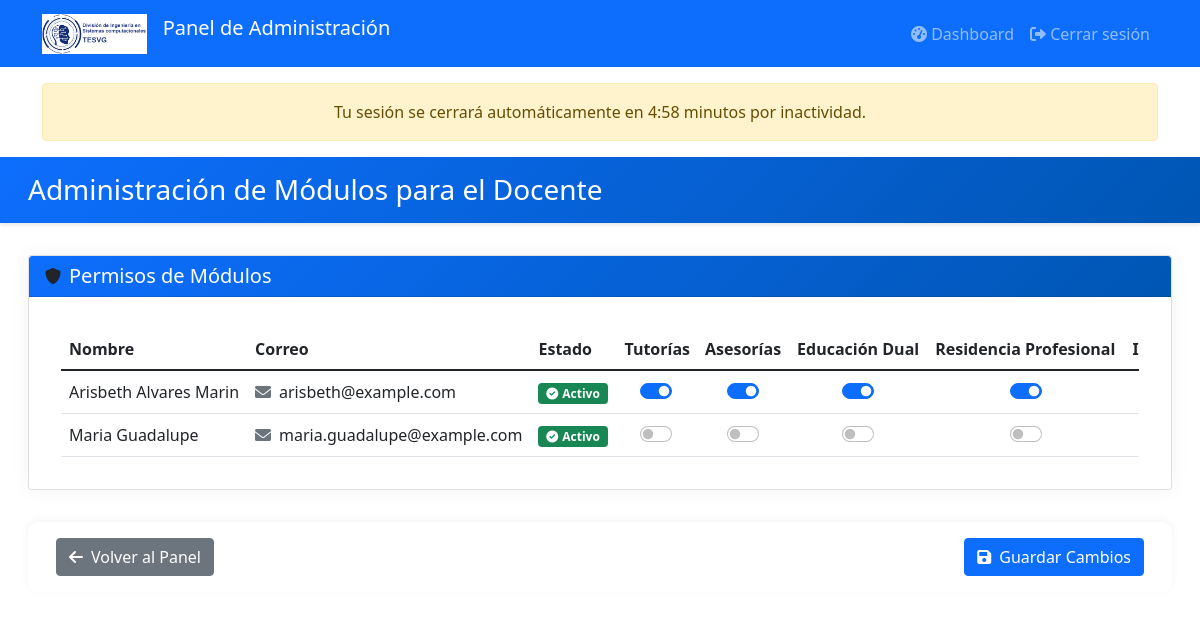
/admin/editar_permisiones.php (signed in), run on the app's committed database.
### tables this page shows
CREATE TABLE `usuarios` (
  `id` int(11) NOT NULL,
  `nombre` varchar(255) NOT NULL,
  `correo` varchar(255) NOT NULL,
  `clave` varchar(255) NOT NULL,
  `estado` enum('activo','inactivo') DEFAULT 'activo',
  `role` enum('docente','admin') NOT NULL,
  `permissions` longtext DEFAULT NULL
);

### admin/editar_permisiones.php (the view, shortened to what this page needs)
 <?php
require 'db.php';
$resultado = $conn->query("SELECT * FROM usuarios WHERE role != 'admin'");
$usuarios = $resultado->fetch_all(MYSQLI_ASSOC);
$modulos = [
    'tutorias' => 'Tutorías',
    'asesorias' => 'Asesorías',
    'educacion_dual' => 'Educación Dual',
    'residencia_profesional' => 'Residencia Profesional',
    'instrumentacion_didactica' => 'Instrumentación Didáctica',
    'trayectoria_escolar' => 'Trayectoria Escolar',
    'atributos_egreso' => 'Atributos de Egreso',
    'investigacion' => 'Investigación',
    'acuerdos_academia' => 'Acuerdos de Academia'
];
?>
<!DOCTYPE html>
<html lang="es">
<head>
    <link href="https://cdnjs.cloudflare.com/ajax/libs/bootstrap/5.1.3/css/bootstrap.min.css" rel="stylesheet">
    <link href="https://cdnjs.cloudflare.com/ajax/libs/font-awesome/6.0.0-beta3/css/all.min.css" rel="stylesheet">
</head>
<body>
    <div class="page-wrapper">
        <?php include 'header.php'; ?>
        <section class="main-header">
            <div class="container-fluid">
                <h1 class="h3 mb-0">Administración de Módulos para el Docente</h1>
            </div>
        </section>
        <main class="content-wrapper">
            <div class="container-fluid">
                <form method="POST" action="">
                    <div class="card">
                        <div class="card-header">
                            <div class="d-flex align-items-center">
                                <i class="fas fa-shield-alt me-2"></i>
                                <h5 class="mb-0 text-white">Permisos de Módulos</h5>
                            </div>
                        </div>
                        <div class="card-body p-0">
                            <div class="table-container">
                                <table class="table table-hover mb-0">
                                    <thead>
                                        <tr>
                                            <th>Nombre</th>
                                            <th>Correo</th>
                                            <th>Estado</th>
                                            <?php foreach ($modulos as $modulo_key => $modulo_name): ?>
                                                <th class="text-center"><?php echo htmlspecialchars($modulo_name); ?></th>
                                            <?php endforeach; ?>
                                        </tr>
                                    </thead>
                                    <tbody>
                                        <?php foreach ($usuarios as $usuario): ?>
                                            <tr>
                                                <td class="fw-medium"><?php echo htmlspecialchars($usuario['nombre']); ?></td>
                                                <td><i class="fas fa-envelope me-2 text-muted"></i><?php echo htmlspecialchars($usuario['correo']); ?></td>
                                                <td>
                                                    <?php if ($usuario['estado'] == 'activo'): ?>
                                                        <span class="badge bg-success"><i class="fas fa-check-circle me-1"></i>Activo</span>
                                                    <?php else: ?>
                                                        <span class="badge bg-danger"><i class="fas fa-times-circle me-1"></i>Inactivo</span>
                                                    <?php endif; ?>
                                                </td>
                                                <?php
                                                    $permissions = json_decode($usuario['permissions'], true) ?? [];
                                                ?>
                                                <?php foreach ($modulos as $modulo_key => $modulo_name): ?>
                                                    <td class="text-center">
                                                        <div class="form-check form-switch d-flex justify-content-center">
                                                            <input type="checkbox" class="form-check-input"
                                                                   id="perm_<?php echo $usuario['id']; ?>_<?php echo $modulo_key; ?>"
                                                                   name="permissions[<?php echo $usuario['id']; ?>][<?php echo $modulo_key; ?>]"
                                                                   value="1"
                                                                   <?php echo isset($permissions[$modulo_key]) && $permissions[$modulo_key] == 1 ? 'checked' : ''; ?>>
                                                        </div>
                                                    </td>
                                                <?php endforeach; ?>
                                            </tr>
                                        <?php endforeach; ?>
                                    </tbody>
                                </table>
                            </div>
                        </div>
                    </div>
                    <div class="actions-bar">
                        <div class="container-fluid">
                            <div class="row g-3 justify-content-between">
                                <div class="col-12 col-md-auto">
                                    <a href="../admin.php" class="btn btn-secondary w-100 w-md-auto">
                                        <i class="fas fa-arrow-left me-2"></i>Volver al Panel
                                    </a>
                                </div>
                                <div class="col-12 col-md-auto">
                                    <button type="submit" class="btn btn-primary w-100 w-md-auto">
                                        <i class="fas fa-save me-2"></i>Guardar Cambios
                                    </button>
                                </div>
                            </div>
                        </div>
                    </div>
                </form>
            </div>
        </main>
    </div>
</body>
</html>

### admin/editar_permisiones.php (style rules this page uses)
:root { --primary-color: #0d6efd; --secondary-color: #6c757d; --success-color: #28a745; --header-height: 60px; }
body { background-color: #f8f9fa; }
.page-wrapper { min-height: 100vh; display: flex; flex-direction: column; }
.main-header { background: linear-gradient(135deg, var(--primary-color), #0056b3); color: white; padding: 1rem; box-shadow: 0 2px 4px rgba(0,0,0,0.1); }
.content-wrapper { flex: 1; padding: 2rem 1rem; }
.card { border: none; box-shadow: 0 0 20px rgba(0,0,0,0.05); border-radius: 12px; overflow: hidden; }
.card-header { border-bottom: none; padding: 1.25rem; background: linear-gradient(135deg, var(--primary-color), #0056b3); }
.table-container { margin: 2rem 2rem; overflow-x: auto; position: relative; }
.table { margin-bottom: 0; white-space: nowrap; }
.table th { background-color: #f8f9fa; position: sticky; top: 0; z-index: 10; padding: 1rem; font-weight: 600; }
.table td { vertical-align: middle; padding: 1rem; }
.form-check-input { width: 2.5em; height: 1.25em; cursor: pointer; }
.form-check-input:checked { background-color: var(--success-color); border-color: var(--success-color); }
.badge { padding: 0.5em 0.8em; font-weight: 500; }
.actions-bar { background-color: white; padding: 1rem; border-radius: 12px; box-shadow: 0 -2px 10px rgba(0,0,0,0.05); margin-top: 2rem; }
.btn { padding: 0.625rem 1.25rem; font-weight: 500; border-radius: 8px; transition: all 0.3s ease; }
.table tr { transition: background-color 0.3s ease; }
.form-check-input { transition: all 0.3s ease; }

### data on the page
usuarios: nombre "Arisbeth Alvares Marin", correo "arisbeth@example.com", estado "activo" (drawn), permissions "☑"
usuarios: nombre "Maria Guadalupe", correo "maria.guadalupe@example.com", estado "activo" (drawn)

### other printed values
$modulo_name "Tutorías"
$modulo_name "Asesorías"
$modulo_name "Educación Dual"
$modulo_name "Residencia Profesional"
